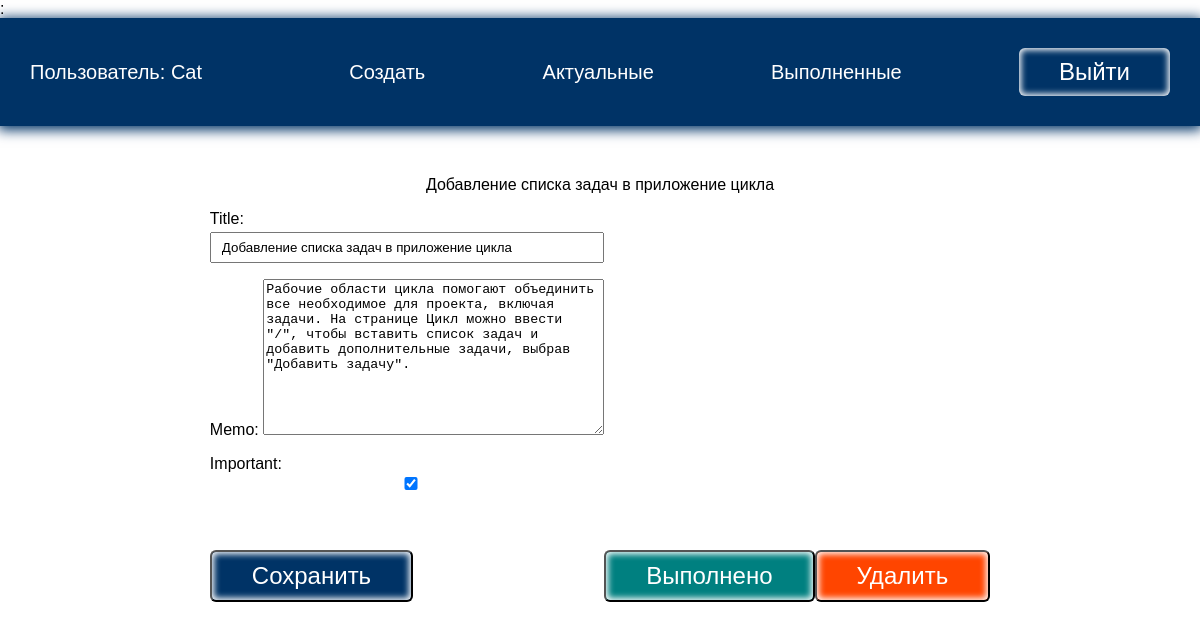
The app's page /todo/2 (signed in) with its own data.
### todo/models.py (models this page shows, shortened)
class Todo(models.Model):
    title = models.CharField(max_length=100)
    memo = models.TextField(blank=True)
    created = models.DateTimeField(auto_now_add=True)
    date_completed = models.DateTimeField(blank=True, null=True)
    important = models.BooleanField(default=False)
    user = models.ForeignKey(User, on_delete=models.CASCADE)

### todo/views.py (the view, shortened to what this page needs)
# urls.py: path('todo/<int:todo_pk>', views.viewtodo, name='viewtodo'),
@login_required
def viewtodo(request, todo_pk):
    todo = get_object_or_404(Todo, pk=todo_pk)
    if request.method == 'GET':
        form = TodoForm(instance=todo)
        return render(request, 'todo/viewtodo.html', {'todo': todo, 'form': form})

### todo/forms.py
class TodoForm(ModelForm):
    class Meta:
        model = Todo
        fields = ['title', 'memo', 'important']

### todo/templates/todo/viewtodo.html (shortened to what this page needs)
{% extends 'todo/base.html' %}
{% block content %}
{{ todo.title }}
<div class="but">
    <form method="POST">
        {{ form.as_p }}
        <button class="btn">Сохранить</button>
    </form>
    <form action="{% url 'completetodo' todo.id %}" method="post">
        <button class="btn good">Выполнено</button>
    </form>
    <form action="{% url 'deletetodo' todo.id %}" method="post">
        <button class="btn remove">Удалить</button>
    </form>
</div>
{% endblock %}

### todo/templates/todo/base.html (shortened to what this page needs)
<!DOCTYPE html>
{% load static %}
<html lang="en">
<head>
    <link rel="stylesheet" href="{% static 'css/style.css' %}">
</head>
<body>
{% if user.is_authenticated %}:
<div class="menu">
    <div class="wrap">
        <ul>
            <li class="logo">Пользователь: {{ user.username }}</li>
            <li><a href="{% url 'createtodo' %}">Создать</a></li>
            <li><a href="{% url 'currenttodos' %}">Актуальные</a></li>
            <li><a href="{% url 'completedtodos' %}">Выполненные</a></li>
            <li>
                <form action="{% url 'logoutuser' %}" method="post">
                    <button class="top">Выйти</button>
                </form>
            </li>
        </ul>
    </div>
</div>
{% endif %}
<div class="content">
    <div class="wrap">
        {% block content %}
        {% endblock %}
    </div>
</div>
</body>
</html>

### todo/static/css/style.css (style rules this page uses)
body { padding: 0; margin: 0; font-family: Arial, Helvetica, sans-serif; }
.wrap { max-width: 1200px; margin: 0 auto; padding: 10px 30px; box-sizing: border-box; }
.menu { background-color: #003366; box-shadow: 0 2px 12px 2px #003366; }
ul { list-style: none; padding: 0; }
.menu a { color: #fff; }
.menu ul { display: flex; justify-content: space-between; align-items: center; font-size: 20px; }
.menu .logo { color: #fff; margin-right: 30px; }
a { text-decoration: none; }
.content .wrap { display: flex; flex-direction: column; align-items: center; justify-content: center; margin-top: 40px; }
.btn { background: #003366; color: #fff; }
button { border-radius: 6px; box-shadow: inset 0 0 6px 2px #fff; padding: 10px 40px; margin-top: 40px; font-size: 24px; cursor: pointer; }
input { width: 100%; padding: 6px 10px; box-sizing: border-box; margin-top: 4px; }
.top { padding: 4px 24x; margin-top: 0; background: transparent; border: navajowhite; color: #fff; }
.but { display: flex; align-items: flex-end; }
.good { background: teal; }
.remove { background: orangered; }

### records on screen
Todo: title "Добавление списка задач в приложение цикла", memo "Рабочие области цикла помогают объединить все необходимое для проекта, включая задачи. На странице Цикл можно ввести \"/\", чтобы вставить список задач и добавить дополнительные задачи, выбрав \"Добавить задачу\".", important "☑"

### other values on screen
{{ user.username }} "Cat"
